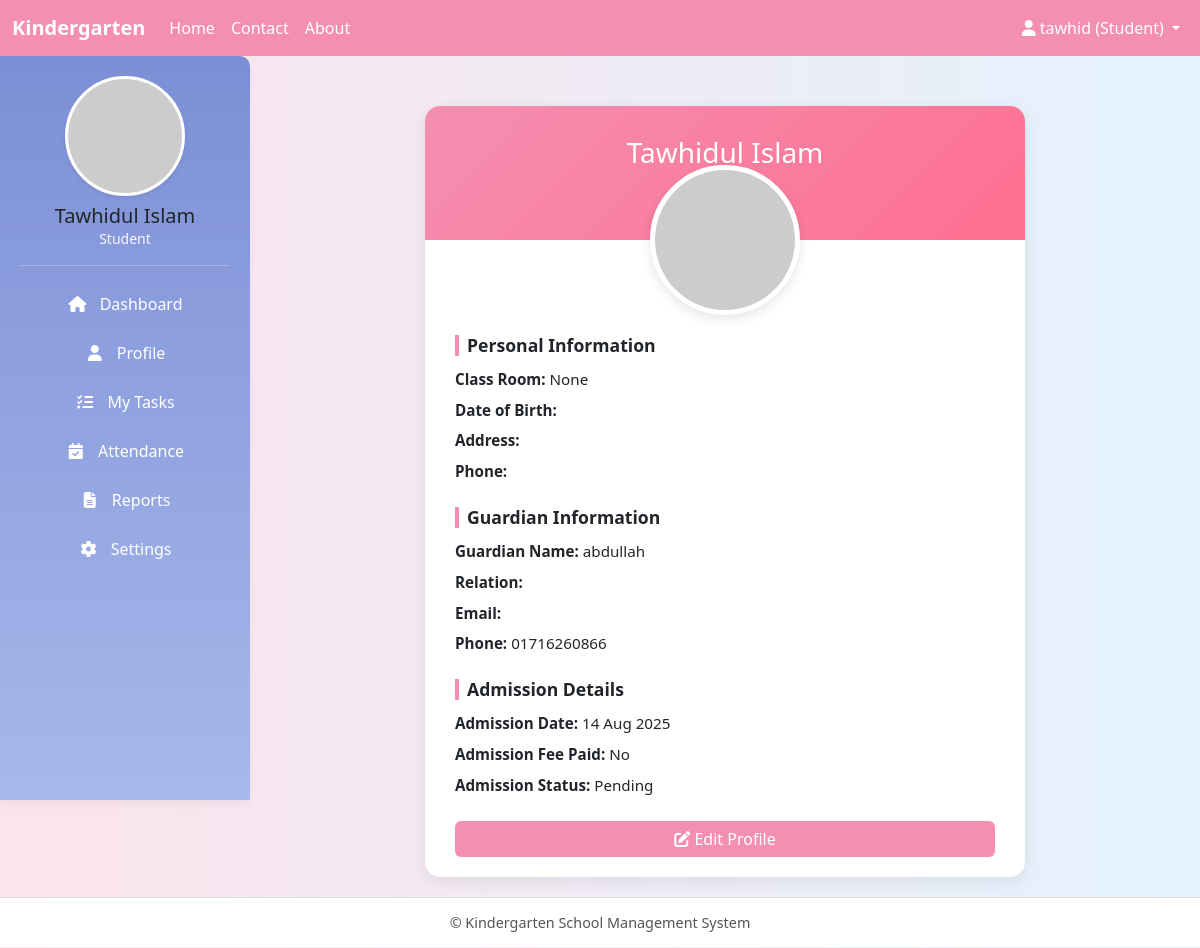
The app's page /student_profile/ (signed in), older data.
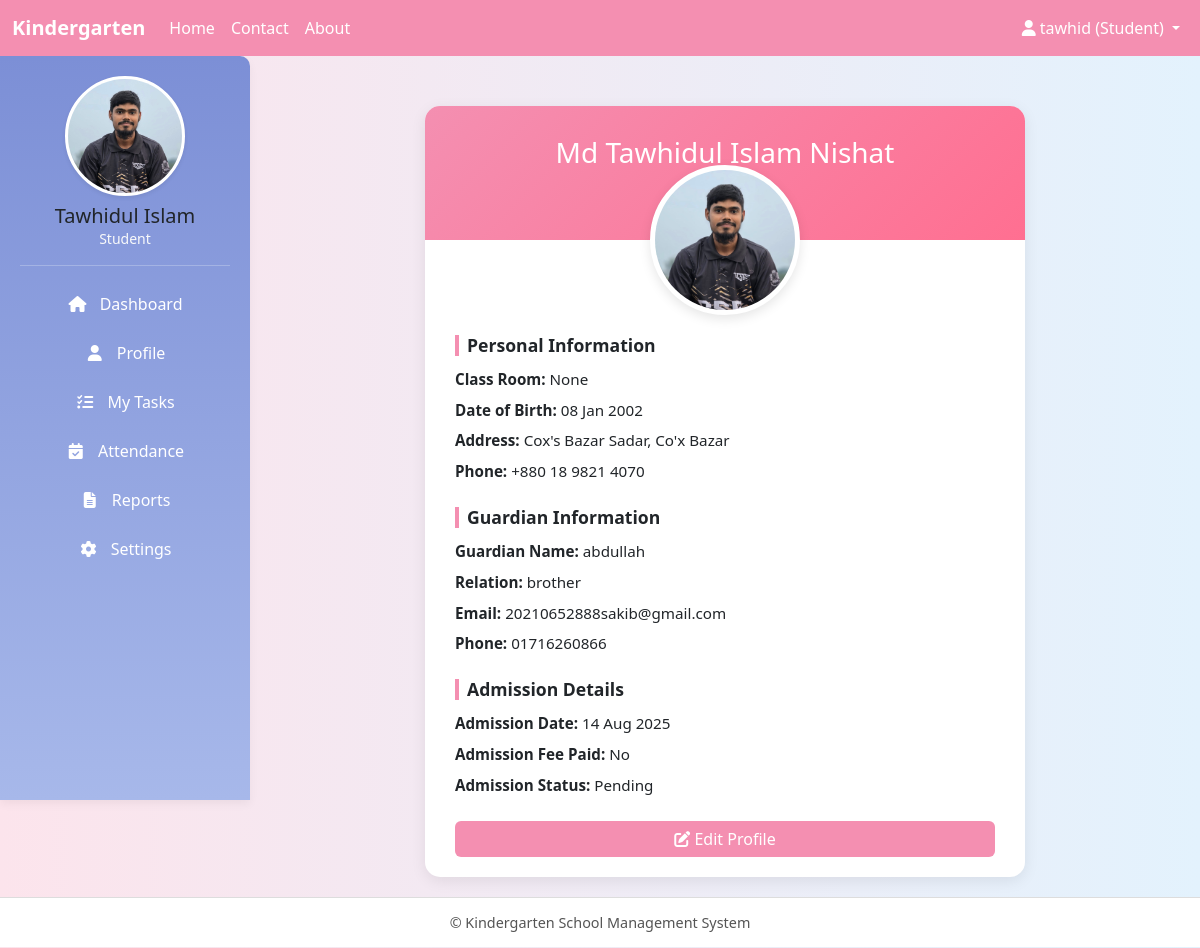
The same page, newer data.
### core/models.py (models this page shows, shortened)
class User(AbstractUser):
    ROLE_CHOICES = (
        ("admin", "Admin"),
        ("teacher", "Teacher"),
        ("student", "Student"),
    )
    role = models.CharField(max_length=10, choices=ROLE_CHOICES)

class StudentProfile(models.Model):
    STATUS_CHOICES = (
        ('pending', 'Pending Approval'),
        ('active', 'Active'),
        ('rejected', 'Rejected'),
    )
    user = models.OneToOneField(User, on_delete=models.CASCADE, related_name='student_profile')
    full_name = models.CharField(max_length=128, blank=True)
    class_room = models.ForeignKey(ClassRoom, on_delete=models.SET_NULL, null=True, blank=True)
    date_of_birth = models.DateField(null=True, blank=True)
    address = models.TextField(blank=True)
    phone = models.CharField(max_length=24, blank=True)
    photo = models.ImageField(upload_to='student_photos/', blank=True, null=True)
    guardian_name = models.CharField(max_length=128, blank=True)
    guardian_relation = models.CharField(max_length=64, blank=True)
    guardian_email = models.EmailField(blank=True)
    guardian_phone = models.CharField(max_length=24, blank=True)
    admission_date = models.DateField(default=timezone.now)
    admission_fee_paid = models.BooleanField(default=False)
    status = models.CharField(max_length=16, choices=STATUS_CHOICES, default='pending')
    class Meta:
        verbose_name = "Student Profile"
        verbose_name_plural = "Student Profiles"
    def get_full_name(self):
        return self.full_name or f"{self.user.first_name} {self.user.last_name}"

### core/views.py (the view)
# urls.py: path('student_profile/', views.student_profile, name='student_profile'),
@login_required
def student_profile(request):
    profile, created = StudentProfile.objects.get_or_create(user=request.user)
    print(request.user)
    return render(request, 'student/student_profile.html', {
        'profile': profile
    })

### core/templates/student/student_profile.html (shortened to what this page needs)
{% extends "base.html" %}
{% block content %}
<div class="profile-wrapper">
    <div class="profile-card">
        <div class="profile-header">
            <h3 class="mb-3">{{ profile.get_full_name }}</h3>
            <p class="mb-0">{{ profile.status|title }}</p>
        </div>
        <div class="text-center">
            {% if profile.photo %}
                <img src="{{ profile.photo.url }}" alt="Profile Photo" class="profile-pic">
            {% else %}
                <img src="https://via.placeholder.com/150" alt="Profile Photo" class="profile-pic">
            {% endif %}
        </div>
        <div class="profile-body profile-info">
            <h5 class="section-title">Personal Information</h5>
            <p><strong>Class Room:</strong> {{ profile.class_room }}</p>
            <p><strong>Date of Birth:</strong> {{ profile.date_of_birth|date:"d M Y" }}</p>
            <p><strong>Address:</strong> {{ profile.address }}</p>
            <p><strong>Phone:</strong> {{ profile.phone }}</p>
            <h5 class="section-title mt-4">Guardian Information</h5>
            <p><strong>Guardian Name:</strong> {{ profile.guardian_name }}</p>
            <p><strong>Relation:</strong> {{ profile.guardian_relation }}</p>
            <p><strong>Email:</strong> {{ profile.guardian_email }}</p>
            <p><strong>Phone:</strong> {{ profile.guardian_phone }}</p>
            <h5 class="section-title mt-4">Admission Details</h5>
            <p><strong>Admission Date:</strong> {{ profile.admission_date|date:"d M Y" }}</p>
            <p><strong>Admission Fee Paid:</strong> {{ profile.admission_fee_paid|yesno:"Yes,No" }}</p>
            <p><strong>Admission Status:</strong> {{ profile.status|title }}</p>
            {% if request.user == profile.user %}
                <a href="{% url 'student_profile_and_edit' %}" class="btn btn-primary mt-3 w-100">
                    <i class="fas fa-edit"></i> Edit Profile
                </a>
            {% endif %}
        </div>
    </div>
</div>
{% endblock %}

### core/templates/base.html (shortened to what this page needs)
<!DOCTYPE html>
<html lang="en">
<head>
  <link href="https://cdn.jsdelivr.net/npm/bootstrap@5.3.0/dist/css/bootstrap.min.css" rel="stylesheet"/>
  <link rel="stylesheet" href="https://cdnjs.cloudflare.com/ajax/libs/font-awesome/6.4.0/css/all.min.css"/>
</head>
<body>
  <nav class="navbar navbar-expand-sm">
    <div class="container-fluid">
      <a class="navbar-brand" href="#">Kindergarten</a>
      <div class="collapse navbar-collapse" id="navbarContent">
        <ul class="navbar-nav me-auto">
          <li class="nav-item"><a class="nav-link" href="{% url 'homepage' %}">Home</a></li>
          <li class="nav-item"><a class="nav-link" href="{% url 'contact' %}">Contact</a></li>
          <li class="nav-item"><a class="nav-link" href="{% url 'about' %}">About</a></li>
        </ul>
        <ul class="navbar-nav">
          <li class="nav-item dropdown">
            <a class="nav-link dropdown-toggle" href="#" id="userDropdown" role="button" data-bs-toggle="dropdown">
              <i class="fas fa-user"></i>
              {% if request.user.is_authenticated %}
                {{ request.user.username }} ({{ request.user.role|title }})
              {% else %}
                Account
              {% endif %}
            </a>
          </li>
        </ul>
      </div>
    </div>
  </nav>
  {% if request.user.is_authenticated %}
  <div class="sidebar text-center">
    {% if request.user.role == "student" %}
      {% if request.user.student_profile.photo %}
        <img src="{{ request.user.student_profile.photo.url }}" alt="Profile Picture" class="profile_pic shadow-sm" />
      {% else %}
        <img src="https://via.placeholder.com/120" alt="Profile Picture" class="profile_pic shadow-sm" />
      {% endif %}
    {% elif request.user.role == "teacher" %}
      {% if request.user.teacher_profile.photo %}
        <img src="{{ request.user.teacher_profile.photo.url }}" alt="Profile Picture" class="profile_pic shadow-sm" />
      {% else %}
        <img src="https://via.placeholder.com/120" alt="Profile Picture" class="profile_pic shadow-sm" />
      {% endif %}
    {% elif request.user.role == "admin" %}
      {% if request.user.admin_profile.photo %}
        <img src="{{ request.user.admin_profile.photo.url }}" alt="Profile Picture" class="profile_pic shadow-sm" />
      {% else %}
        <img src="https://via.placeholder.com/120" alt="Profile Picture" class="profile_pic shadow-sm" />
      {% endif %}
    {% endif %}
    <h5 class="mt-2 mb-0">{{ request.user.get_full_name|default:request.user.username }}</h5>
    <p class="text-light small mb-3">{{ request.user.role|title }}</p>
    <hr class="border-light">
    {% if request.user.role == "student" %}
      <a href="{% url 'dashboard' %}"><i class="fas fa-home me-2"></i> Dashboard</a>
      <a href="{% url 'student_profile' %}"><i class="fas fa-user me-2"></i> Profile</a>
      <a href="#"><i class="fas fa-tasks me-2"></i> My Tasks</a>
      <a href="#"><i class="fas fa-calendar-check me-2"></i> Attendance</a>
      <a href="#"><i class="fas fa-file-alt me-2"></i> Reports</a>
      <a href="#"><i class="fas fa-cog me-2"></i> Settings</a>
    {% endif %}
  </div>
  {% endif %}
  <div class="main-content">
    {% block content %}{% endblock %}
  </div>
  <footer>
    &copy; {{ now|date:"Y" }} Kindergarten School Management System
  </footer>
</body>
</html>

### core/templates/base.html (style rules this page uses)
body { background: linear-gradient(to right, #fce4ec, #e3f2fd); font-family: "Segoe UI", Tahoma, Geneva, Verdana, sans-serif; margin: 0; padding: 0; }
.navbar { background-color: #f48fb1 !important; position: fixed; top: 0; left: 0; right: 0; z-index: 1030; }
.navbar-brand { font-weight: bold; color: #ffffff !important; }
.nav-link { color: #fff !important; font-weight: 500; }
.sidebar { background: linear-gradient(180deg, #7c8fd6, #a7b8ea); box-shadow: 0 4px 10px rgba(0, 0, 0, 0.05); padding: 20px; height: calc(100vh - 56px); position: fixed; top: 56px; left: 0; width: 250px; overflow-y: auto; border-top-right-radius: 10px; }
.profile_pic { width: 120px; height: 120px; border-radius: 50%; object-fit: cover; border: 3px solid #fff; background-color: #fff; transition: transform 0.3s ease; }
.sidebar a { display: block; padding: 10px 15px; color: #fff; text-decoration: none; border-radius: 6px; font-weight: 500; transition: all 0.3s ease; margin-bottom: 5px; }
.sidebar i { width: 20px; text-align: center; }
.main-content { margin-top: 56px; margin-left: 250px; padding: 20px; min-height: calc(100vh - 106px); transition: margin-left 0.3s ease; }
footer { bottom: 0; left: 250px; right: 0; height: 50px; background-color: #fff; text-align: center; line-height: 50px; font-size: 0.9rem; color: #555; border-top: 1px solid #ddd; }

### core/templates/student/student_profile.html (style rules this page uses)
.profile-wrapper { display: flex; justify-content: center; align-items: flex-start; margin-top: 30px; }
.profile-card { width: 100%; max-width: 600px; border-radius: 15px; overflow: hidden; background-color: #fff; box-shadow: 0 4px 15px rgba(0, 0, 0, 0.08); transition: all 0.3s ease-in-out; }
.profile-header { background: linear-gradient(135deg, #f48fb1, #ff6f91); padding: 30px 20px; text-align: center; color: white; }
.profile-pic { width: 150px; height: 150px; border-radius: 50%; object-fit: cover; border: 5px solid #fff; margin-top: -75px; background-color: #fff; box-shadow: 0 4px 12px rgba(0,0,0,0.1); transition: all 0.3s ease; }
.profile-body { padding: 20px 30px; }
.section-title { font-weight: 600; border-left: 4px solid #f48fb1; padding-left: 8px; margin-bottom: 12px; font-size: 1.1rem; }
.profile-info p { margin-bottom: 8px; font-size: 0.95rem; }
.btn-primary { background-color: #f48fb1; border: none; transition: all 0.3s ease-in-out; }

Row changes from the older to the newer data that the page shows:
changed through a linked row, User "Tawhidul Islam": user.student_profile.photo: picture added
changed StudentProfile "None": get_full_name "Tawhidul Islam" → "Md Tawhidul Islam Nishat"; photo: picture added; date_of_birth (not shown) → "08 Jan 2002"; address (not shown) → "Cox's Bazar Sadar, Co'x Bazar"; phone (not shown) → "+880 18 9821 4070"; guardian_relation (not shown) → "brother"; guardian_email (not shown) → "20210652888sakib@gmail.com"
